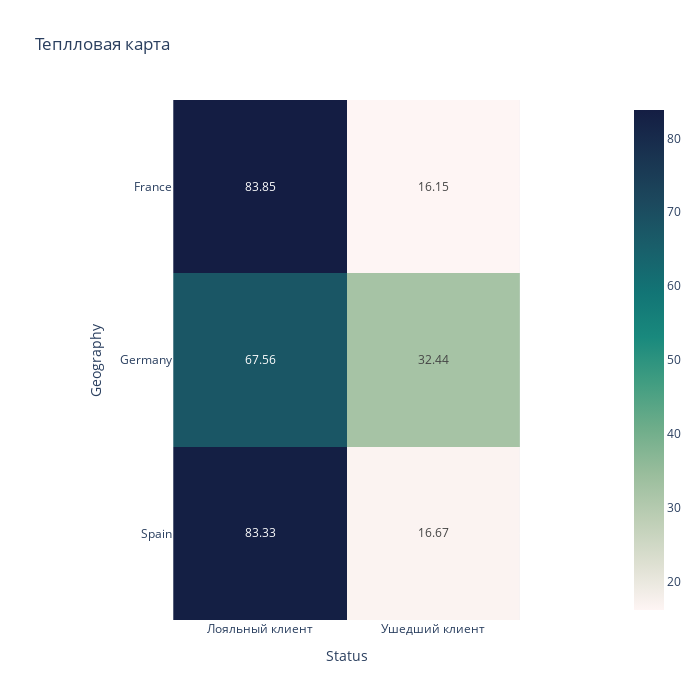

The code cell stored with this chart in its notebook:
### Markdown cell above
#### 9. Изучим в какой стране отток клиентов больше
Так как клиентом банка могут люди из разных стран, необходимо посмотреть одинаков ли отток клиентов в разных странах.

### Code cell
countries = churn_data.groupby(['Geography'])['Status'].value_counts(normalize=True).round(4).unstack()
countries = countries * 100
fig = px.imshow(countries, text_auto=True, color_continuous_scale='tempo', origin='upper', width= 700, height=700, title= 'Теплловая карта')
fig.show()
countries = countries.loc[:, 'Ушедший клиент'].reset_index()
countries = countries[['Geography', 'Ушедший клиент']]
fig = px.choropleth(
    data_frame=countries,
    locations="Geography",
    locationmode = "country names",
    color="Ушедший клиент",
    range_color=[0, 50],
    labels={'Ушедший клиент': 'Доля'},
    scope = 'europe',
    width=500, 
    height=500, 
    color_continuous_scale='tempo' 
    )
fig.show()

### Figure 1 — Plotly figure (JSON) as saved in the notebook; plotly's stock layout.template omitted (floating-point values rounded to 4 significant figures)
{"data": [{"coloraxis": "coloraxis", "hovertemplate": "Status: %{x}<br>Geography: %{y}<br>color: %{z}<extra></extra>", "name": "0", "texttemplate": "%{z}", "type": "heatmap", "x": ["Лояльный клиент", "Ушедший клиент"], "xaxis": "x", "y": ["France", "Germany", "Spain"], "yaxis": "y", "z": [[83.85, 16.15], [67.56, 32.44], [83.33, 16.67]]}], "layout": {"coloraxis": {"colorscale": [[0, "rgb(254, 245, 244)"], [0.09091, "rgb(222, 224, 210)"], [0.1818, "rgb(189, 206, 181)"], [0.2727, "rgb(153, 189, 156)"], [0.3636, "rgb(110, 173, 138)"], [0.4545, "rgb(65, 157, 129)"], [0.5455, "rgb(25, 137, 125)"], [0.6364, "rgb(18, 116, 117)"], [0.7273, "rgb(25, 94, 106)"], [0.8182, "rgb(28, 72, 93)"], [0.9091, "rgb(25, 51, 80)"], [1, "rgb(20, 29, 67)"]]}, "height": 700, "title": {"text": "Теплловая карта"}, "width": 700, "xaxis": {"anchor": "y", "constrain": "domain", "domain": [0, 1], "scaleanchor": "y", "title": {"text": "Status"}}, "yaxis": {"anchor": "x", "autorange": "reversed", "constrain": "domain", "domain": [0, 1], "title": {"text": "Geography"}}}}
